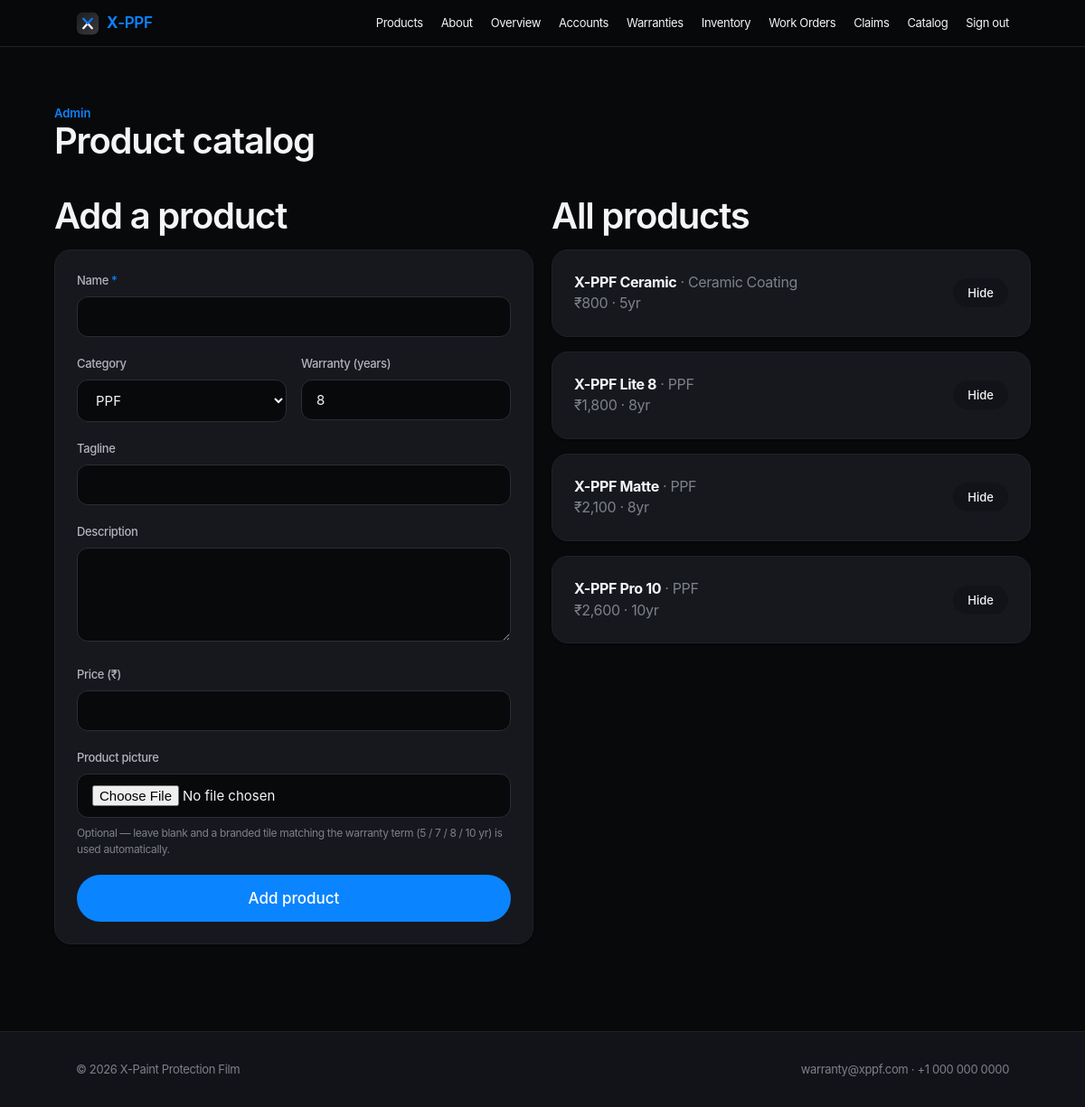
/admin/products (signed in), run on an earlier commit of the app's database.
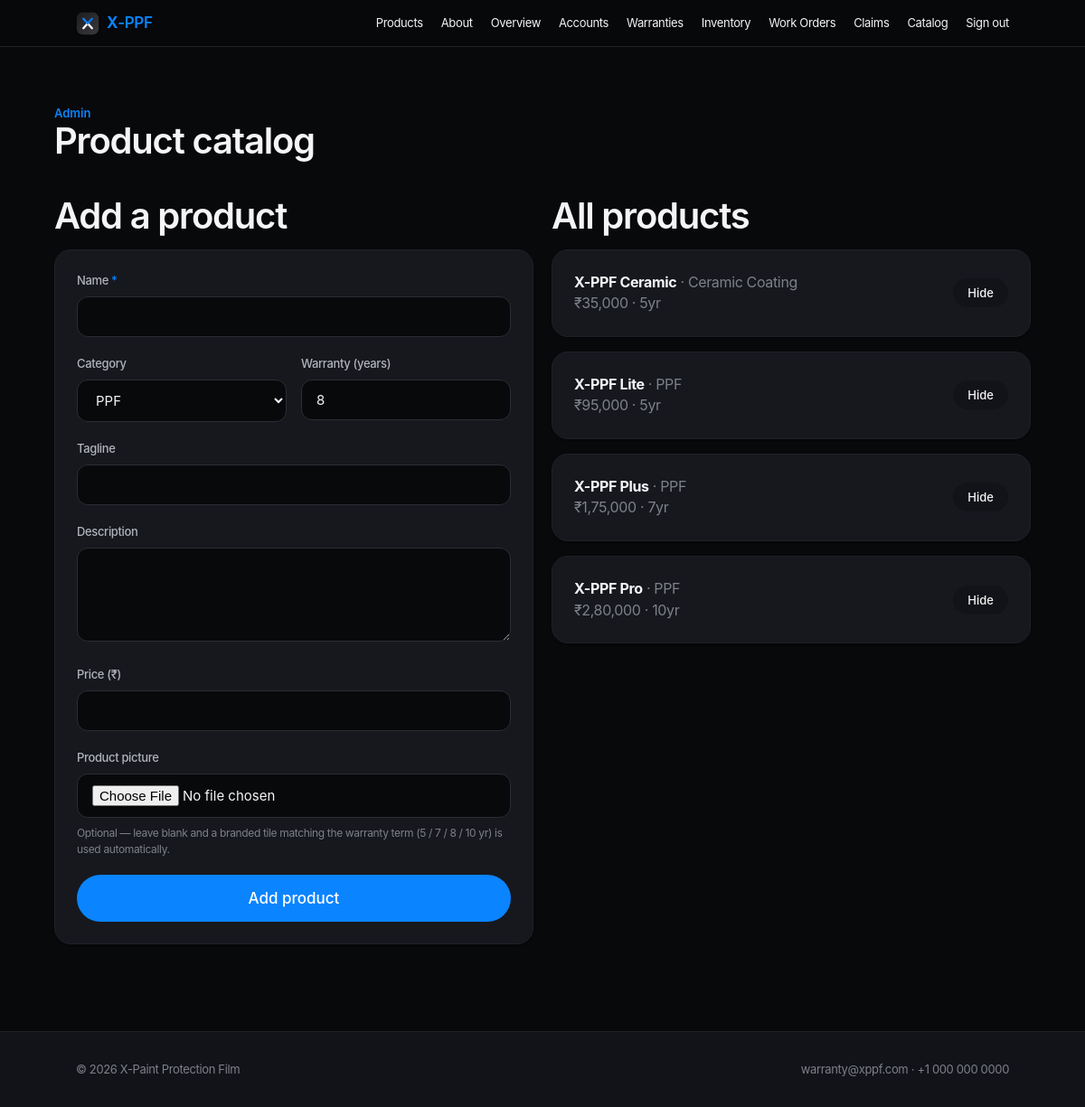
And on a later commit of the database.
### tables this page shows
CREATE TABLE products (
    id             INTEGER PRIMARY KEY AUTOINCREMENT,
    name           TEXT NOT NULL,
    category       TEXT NOT NULL,
    tagline        TEXT,
    description    TEXT,
    price          REAL,
    warranty_years INTEGER DEFAULT 8,
    image          TEXT,
    active         INTEGER DEFAULT 1,
    created_at     TEXT NOT NULL
);

CREATE TABLE users (
    id            INTEGER PRIMARY KEY AUTOINCREMENT,
    name          TEXT NOT NULL,
    email         TEXT NOT NULL UNIQUE,
    phone         TEXT,
    password_hash TEXT NOT NULL,
    role          TEXT NOT NULL DEFAULT 'studio',      -- 'admin' | 'studio'
    studio_name   TEXT,
    studio_logo   TEXT,
    city          TEXT,
    verified      INTEGER NOT NULL DEFAULT 0,
    created_at    TEXT NOT NULL
);

### app.py (the view, shortened to what this page needs)
@app.route("/admin/products", methods=["GET", "POST"])
@admin_required
def admin_products():
    return render_template("admin_products.html", products=db.list_products(active_only=False))

### app.py (called while the page is built)
def inr(value):
    try:
        n = int(round(float(value)))
    except (TypeError, ValueError):
        return "₹0"
    sign = "-" if n < 0 else ""
    s = str(abs(n))
    if len(s) > 3:
        last3 = s[-3:]
        rest = s[:-3]
        groups = []
        while len(rest) > 2:
            groups.insert(0, rest[-2:])
            rest = rest[:-2]
        if rest:
            groups.insert(0, rest)
        out = ",".join(groups) + "," + last3
    else:
        out = s
    return f"{sign}₹{out}"

@app.context_processor
def inject_globals():
    return {
        "current_user": _current_user(),
        "current_role": session.get("role"),
        "year": datetime.utcnow().year,
        "min_pw": MIN_PASSWORD_LEN,
        "brand": {
            "name": "X-Paint Protection Film",
            "short": "X-PPF",
            "tagline": "Protection, certified.",
            "email": "warranty@xppf.com",
            "phone": "+1 000 000 0000",
            "address": "X-Paint Protection Film",
        },
    }

def _current_user():
    uid = session.get("user_id")
    return db.get_user(uid) if uid else None

def admin_required(f):
    @wraps(f)
    def wrapper(*args, **kwargs):
        if "user_id" not in session:
            return redirect(url_for("login", next=request.path))
        if session.get("role") != "admin":
            abort(403)
        return f(*args, **kwargs)
    return wrapper

### db.py (called while the page is built)
def get_conn():
    conn = sqlite3.connect(DB_PATH)
    conn.row_factory = sqlite3.Row
    conn.execute("PRAGMA foreign_keys = ON")
    return conn

def get_user(user_id):
    conn = get_conn()
    try:
        return conn.execute("SELECT * FROM users WHERE id = ?", (user_id,)).fetchone()
    finally:
        conn.close()

def list_products(active_only=True):
    conn = get_conn()
    try:
        q = "SELECT * FROM products"
        if active_only:
            q += " WHERE active = 1"
        q += " ORDER BY category, price"
        return conn.execute(q).fetchall()
    finally:
        conn.close()

### templates/admin_products.html (shortened to what this page needs)
{% extends "base.html" %}
{% block content %}
<section class="container page">
  <div class="page-head"><p class="eyebrow">Admin</p><h1>Product catalog</h1></div>
  <div class="grid g2">
    <div><h2 style="margin-bottom:var(--s4)">Add a product</h2>
      <div class="card"><form method="POST" enctype="multipart/form-data">
        <div class="field"><label>Name <span class="req">*</span></label><input type="text" name="name" required></div>
        <div class="frow">
          <div class="field"><label>Category</label><select name="category"><option>PPF</option><option>Ceramic Coating</option></select></div>
          <div class="field"><label>Warranty (years)</label><input type="number" name="warranty_years" value="8"></div></div>
        <div class="field"><label>Tagline</label><input type="text" name="tagline"></div>
        <div class="field"><label>Description</label><textarea name="description"></textarea></div>
        <div class="field"><label>Price (₹)</label><input type="number" name="price" step="any"></div>
        <div class="field"><label>Product picture</label><input type="file" name="image" accept="image/*">
          <p class="hint">Optional — leave blank and a branded tile matching the warranty term (5 / 7 / 8 / 10 yr) is used automatically.</p></div>
        <button class="btn btn-primary btn-block btn-lg" type="submit">Add product</button>
      </form></div></div>
    <div><h2 style="margin-bottom:var(--s4)">All products</h2><div class="stack">
      {% for p in products %}
      <div class="card row between">
        <div><b>{{ p['name'] }}</b> <span class="muted">· {{ p['category'] }}</span><br>
          <span class="muted">{{ p['price']|inr }} · {{ p['warranty_years'] }}yr</span>
          {% if not p['active'] %}<span class="badge b-cancelled" style="margin-left:var(--s2)">hidden</span>{% endif %}</div>
        <form method="POST" action="{{ url_for('admin_product_toggle', product_id=p['id']) }}">
          <button class="btn btn-ghost btn-sm" type="submit">{{ 'Hide' if p['active'] else 'Show' }}</button></form>
      </div>{% endfor %}</div></div>
  </div>
</section>
{% endblock %}

### templates/base.html (shortened to what this page needs)
<!DOCTYPE html>
<html lang="en">
<head>
  <link rel="stylesheet" href="{{ url_for('static', filename='css/tokens.css') }}">
  <link rel="stylesheet" href="{{ url_for('static', filename='css/app.css') }}">
</head>
<body>
  <nav class="nav no-print">
    <div class="container nav-inner">
      <a href="{{ url_for('index') }}" class="brand">
        <img src="{{ url_for('static', filename='img/xppf-logo.svg') }}" alt="X-PPF">
        <span class="bt"><b>X</b>-PPF</span>
      </a>
      <div class="nav-links" id="navLinks">
        <a href="{{ url_for('products') }}">Products</a>
        <a href="{{ url_for('about') }}">About</a>
        {% if current_user %}
          {% if current_role == 'admin' %}
            <a href="{{ url_for('admin_dashboard') }}">Overview</a>
            <a href="{{ url_for('admin_users') }}">Accounts</a>
            <a href="{{ url_for('admin_warranties') }}">Warranties</a>
            <a href="{{ url_for('admin_inventory') }}">Inventory</a>
            <a href="{{ url_for('admin_orders') }}">Work Orders</a>
            <a href="{{ url_for('admin_claims') }}">Claims</a>
            <a href="{{ url_for('admin_products') }}">Catalog</a>
          {% else %}
            <a href="{{ url_for('studio_dashboard') }}">Dashboard</a>
            <a href="{{ url_for('warranty_register') }}">Register</a>
            <a href="{{ url_for('my_warranties') }}">Warranties</a>
            <a href="{{ url_for('inventory') }}">Inventory</a>
            <a href="{{ url_for('studio_profile') }}">Studio</a>
          {% endif %}
          <a href="{{ url_for('logout') }}">Sign out</a>
        {% else %}
          <a href="{{ url_for('login') }}" class="cta">Sign in</a>
        {% endif %}
      </div>
    </div>
  </nav>
  <main>
    {% block content %}{% endblock %}
  </main>
  <footer class="site no-print">
    <div class="container row between">
      <span>© {{ year }} {{ brand.name }}</span>
      <span class="row" style="gap:var(--s4)">
        <span>{{ brand.email }} · {{ brand.phone }}</span>
      </span>
    </div>
  </footer>
</body>
</html>

### static/css/tokens.css (style rules this page uses)
:root { --bg-page: #08090b; --bg-subtle: #121318; --bg-elevated: #16181e; --bg-ink: #000000; --bg-ink-soft: #1b1d24; --text-primary: #f5f5f7; --text-secondary: #b2b4bb; --text-muted: #7e818a; --text-on-ink: #f5f5f7; --text-on-ink-2: #a1a1a6; --border: #2b2d35; --border-subtle: #1f2128; --accent: #0a84ff; --accent-hover: #3b9dff; --accent-press: #0a84ff; --accent-soft: rgba(10,132,255,0.16); --ok: #34c759; --ok-soft: rgba(52,199,89,0.15); --warn: #ff9f0a; --warn-soft: rgba(255,159,10,0.15); --err: #ff453a; --err-soft: rgba(255,69,58,0.15); --info: #0a84ff; --info-soft: rgba(10,132,255,0.15); --font: -apple-system, BlinkMacSystemFont, 'Inter', 'Segoe UI', Roboto, sans-serif; --mono: 'SF Mono', ui-monospace, 'JetBrains Mono', Menlo, monospace; --fs-xs: .75rem; --fs-sm: .8125rem; --fs-base: .9375rem; --fs-md: 1.0625rem; --fs-lg: 1.375rem; --fs-xl: 1.75rem; --fs-2xl: 2.5rem; --fs-3xl: 3.5rem; --fs-4xl: 4.75rem; --w-regular: 400; --w-medium: 500; --w-semibold: 600; --w-bold: 700; --track-tight: -0.022em; --track-tighter: -0.03em; --track-wide: 0.06em; --s1:.25rem; --s2:.5rem; --s3:.75rem; --s4:1rem; --s5:1.25rem; --s6:1.5rem; --s8:2rem; --s10:2.5rem; --s12:3rem; --s16:4rem; --s20:5rem; --s24:6rem; --s32:8rem; --r-sm:8px; --r-md:12px; --r-lg:18px; --r-xl:24px; --r-2xl:32px; --r-full:9999px; --sh-sm: 0 1px 2px rgba(0,0,0,.5); --sh-md: 0 6px 22px rgba(0,0,0,.55); --sh-lg: 0 16px 48px rgba(0,0,0,.6); --sh-xl: 0 28px 70px rgba(0,0,0,.7); --t-fast: 150ms; --t-base: 280ms; --t-slow: 600ms; --ease: cubic-bezier(0.16,1,0.3,1); --ease-quart: cubic-bezier(0.25,1,0.5,1); }

What changed in the data, as far as the page shows it:
changed products "X-PPF Ceramic": price|inr "₹800" → "₹35,000"
changed products: name "X-PPF Lite 8" → "X-PPF Lite"; price|inr "₹1,800" → "₹95,000"; warranty_years "8" → "5"
changed products: name "X-PPF Pro 10" → "X-PPF Plus"; price|inr "₹2,600" → "₹1,75,000"; warranty_years "10" → "7"; moves up the list
changed products: name "X-PPF Matte" → "X-PPF Pro"; price|inr "₹2,100" → "₹2,80,000"; warranty_years "8" → "10"
